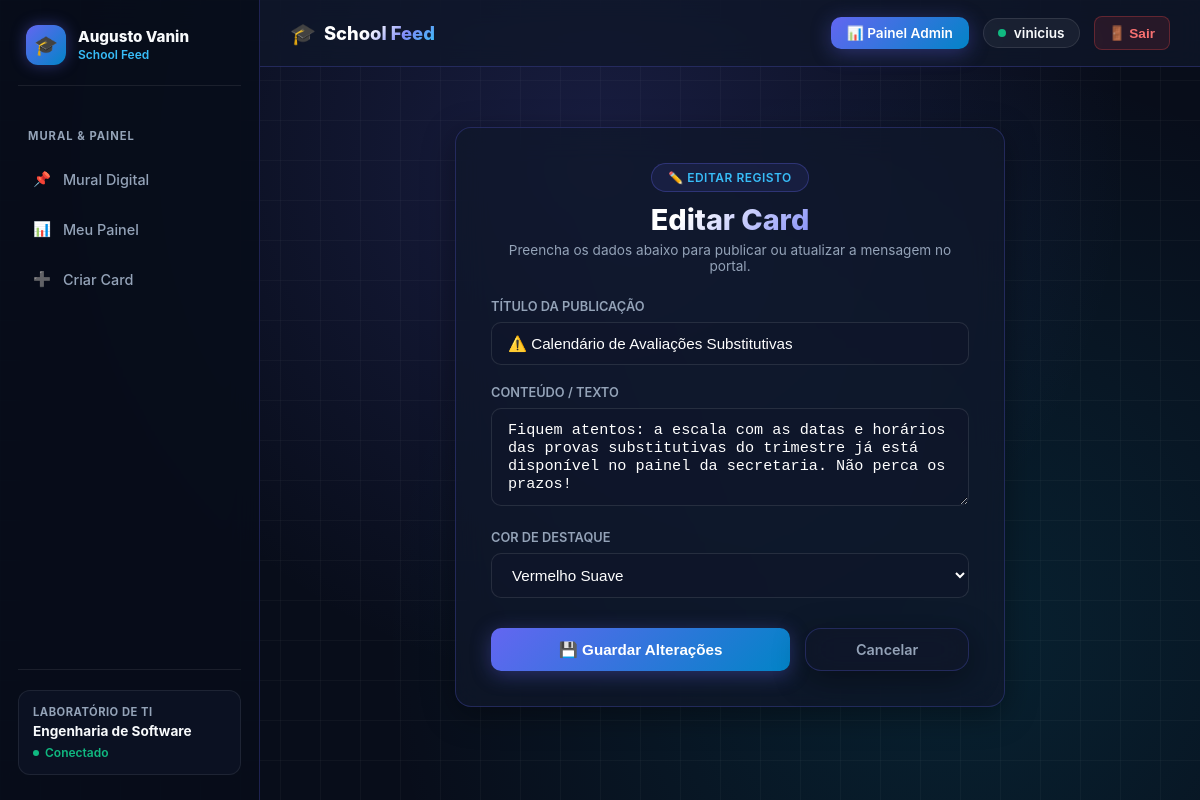
The app's page /editar/10/ (signed in) with its own data.
### mural/models.py (models this page shows, shortened)
class PostagemMural(models.Model):
    CORES_CHOICES = [
        ('#E3F2FD', 'Azul Suave'),
        ('#E8F5E9', 'Verde Suave'),
        ('#FFFDE7', 'Amarelo Suave'),
        ('#FFEBEE', 'Vermelho Suave'),
        ('#F3E5F5', 'Roxo Suave'),
    ]
    autor = models.ForeignKey(User, on_delete=models.CASCADE, verbose_name="Autor")
    titulo = models.CharField(max_length=100, verbose_name="Título do Card")
    conteudo = models.TextField(verbose_name="Conteúdo da Mensagem")
    cor_fundo = models.CharField(max_length=7, choices=CORES_CHOICES, default='#E3F2FD', verbose_name="Cor do Card")
    data_criacao = models.DateTimeField(auto_now_add=True, verbose_name="Data de Criação")
    class Meta:
        ordering = ['-data_criacao']
        verbose_name = "Postagem do Mural"
        verbose_name_plural = "Postagens do Mural"

### mural/views.py (the view)
# urls.py: path('editar/<int:pk>/', views.editar_post, name='editar_post'),
@login_required
def editar_post(request, pk):
    post = get_object_or_404(PostagemMural, pk=pk, autor=request.user)
    if request.method == 'POST':
        form = PostagemForm(request.POST, instance=post)
        if form.is_valid():
            form.save()
            messages.success(request, '✏️ Card atualizado com sucesso!')
            return redirect('mural_lista')
    else:
        form = PostagemForm(instance=post)
    return render(request, 'mural/mural_form.html', {
        'form': form,
        'titulo_pagina': 'Editar Card',
        'is_edit': True
    })

### mural/forms.py
class PostagemForm(forms.ModelForm):
    class Meta:
        model = PostagemMural
        fields = ['titulo', 'conteudo', 'cor_fundo']
        widgets = {
            'titulo': forms.TextInput(attrs={
                'class': 'glass-input',
                'placeholder': 'Título do seu post...'
            }),
            'conteudo': forms.Textarea(attrs={
                'class': 'glass-input',
                'rows': 4,
                'placeholder': 'Escreva a sua mensagem...'
            }),
            'cor_fundo': forms.Select(attrs={
                'class': 'glass-input'
            }),
        }

### templates/mural/mural_form.html (shortened to what this page needs)
{% extends 'base.html' %}
{% block content %}
<div style="max-width: 550px; margin: 30px auto;">
    <div class="glass-card" style="padding: 35px;">
        <div style="margin-bottom: 25px; text-align: center;">
            <div class="pill-badge" style="margin-bottom: 10px;">
                <span>{% if is_edit %}✏️ EDITAR REGISTO{% else %}📝 NOVO REGISTRO{% endif %}</span>
            </div>
            <h1 class="gradient-text" style="font-size: 1.8rem; font-weight: 800; margin: 0 0 5px 0;">
                {{ titulo_pagina }}
            </h1>
            <p style="color: var(--text-muted); font-size: 0.85rem; margin: 0;">
                Preencha os dados abaixo para publicar ou atualizar a mensagem no portal.
            </p>
        </div>
        <form method="post">
            <div style="margin-bottom: 20px;">
                <label style="display: block; color: var(--text-muted); font-size: 0.8rem; font-weight: 600; margin-bottom: 8px; text-transform: uppercase;">
                    Título da Publicação
                </label>
                {{ form.titulo }}
            </div>
            <div style="margin-bottom: 20px;">
                <label style="display: block; color: var(--text-muted); font-size: 0.8rem; font-weight: 600; margin-bottom: 8px; text-transform: uppercase;">
                    Conteúdo / Texto
                </label>
                {{ form.conteudo }}
            </div>
            <div style="margin-bottom: 30px;">
                <label style="display: block; color: var(--text-muted); font-size: 0.8rem; font-weight: 600; margin-bottom: 8px; text-transform: uppercase;">
                    Cor de Destaque
                </label>
                {{ form.cor_fundo }}
            </div>
            <div style="display: flex; gap: 15px;">
                <button type="submit" class="btn-gradient" style="flex: 1; font-size: 0.95rem; padding: 12px;">
                    💾 {% if is_edit %}Guardar Alterações{% else %}Publicar Card{% endif %}
                </button>
                <a href="{% url 'mural_lista' %}" class="glass-card" style="flex: 0.5; text-align: center; padding: 12px; color: var(--text-muted); text-decoration: none; font-size: 0.9rem; font-weight: 600; display: inline-block;">
                    Cancelar
                </a>
            </div>
        </form>
    </div>
</div>
{% endblock %}

### templates/components/_topbar.html (shortened to what this page needs)
<header style="display: flex; justify-content: space-between; align-items: center; padding: 16px 30px; background: rgba(15, 23, 42, 0.75); backdrop-filter: blur(12px); border-bottom: 1px solid var(--border-glow); margin-bottom: 30px;">
    <div style="display: flex; align-items: center; gap: 12px;">
        <a href="{% url 'mural_publico' %}" style="text-decoration: none; color: var(--text-light); font-weight: 800; font-size: 1.15rem; display: flex; align-items: center; gap: 8px;">
            <span style="font-size: 1.3rem;">🎓</span>
            <span class="gradient-text">School Feed</span>
        </a>
    </div>
    <div style="display: flex; align-items: center; gap: 14px;">
        {% if user.is_authenticated %}
            <a href="{% url 'mural_lista' %}" class="btn-gradient" style="padding: 8px 16px; font-size: 0.85rem; text-decoration: none; display: flex; align-items: center; gap: 6px; font-weight: 600;">
                📊 Painel Admin
            </a>
            <div style="display: flex; align-items: center; gap: 8px; background: rgba(255, 255, 255, 0.05); padding: 6px 14px; border-radius: 20px; border: 1px solid rgba(255, 255, 255, 0.1);">
                <span style="width: 8px; height: 8px; background-color: #10b981; border-radius: 50%; display: inline-block;"></span>
                <span style="font-size: 0.85rem; color: var(--text-light); font-weight: 600;">{{ user.username }}</span>
            </div>
            <form action="{% url 'logout' %}" method="post" style="display: inline; margin: 0;">
                <button type="submit" style="background: rgba(239, 68, 68, 0.12); color: #f87171; border: 1px solid rgba(239, 68, 68, 0.3); padding: 8px 14px; border-radius: 8px; font-size: 0.85rem; font-weight: 600; cursor: pointer; transition: all 0.2s ease;">
                    🚪 Sair
                </button>
            </form>
        {% else %}
            <a href="{% url 'login' %}" class="btn-gradient" style="padding: 8px 20px; font-size: 0.85rem; text-decoration: none; font-weight: 600;">
                🔑 Entrar
            </a>
        {% endif %}
    </div>
</header>

### static/css/style.css (style rules this page uses)
:root { --bg-dark: #080d1a; --card-bg: rgba(15, 23, 42, 0.75); --border-glow: rgba(99, 102, 241, 0.25); --border-hover: rgba(56, 189, 248, 0.5); --text-light: #f8fafc; --text-muted: #94a3b8; --gradient-primary: linear-gradient(135deg, #6366f1 0%, #0284c7 100%); --gradient-hover: linear-gradient(135deg, #4f46e5 0%, #0369a1 100%); --gradient-text: linear-gradient(135deg, #ffffff 40%, #818cf8 70%, #38bdf8 100%); }
body { background-color: var(--bg-dark); background-image: radial-gradient(circle at 50% 20%, rgba(99, 102, 241, 0.18) 0%, transparent 60%), radial-gradient(circle at 80% 80%, rgba(6, 182, 212, 0.12) 0%, transparent 50%), linear-gradient(rgba(255, 255, 255, 0.03) 1px, transparent 1px), linear-gradient(90deg, rgba(255, 255, 255, 0.03) 1px, transparent 1px); background-size: 100% 100%, 100% 100%, 40px 40px, 40px 40px; color: var(--text-light); font-family: 'Inter', -apple-system, sans-serif; margin: 0; min-height: 100vh; }
.gradient-text { background: var(--gradient-text); -webkit-background-clip: text; -webkit-text-fill-color: transparent; }
.pill-badge { display: inline-flex; align-items: center; gap: 8px; background: rgba(99, 102, 241, 0.1); border: 1px solid rgba(99, 102, 241, 0.3); color: #38bdf8; padding: 6px 16px; border-radius: 20px; font-size: 0.75rem; font-weight: 600; letter-spacing: 0.5px; text-transform: uppercase; }
.glass-card { background: var(--card-bg); backdrop-filter: blur(16px); -webkit-backdrop-filter: blur(16px); border: 1px solid var(--border-glow); border-radius: 16px; box-shadow: 0 8px 32px 0 rgba(0, 0, 0, 0.37); transition: border-color 0.3s ease, box-shadow 0.3s ease; }
.btn-gradient { background: var(--gradient-primary); color: #ffffff; border: none; padding: 12px 24px; border-radius: 10px; font-weight: 600; font-size: 0.95rem; cursor: pointer; display: inline-flex; align-items: center; justify-content: center; gap: 8px; transition: all 0.3s ease; box-shadow: 0 4px 20px rgba(99, 102, 241, 0.35); text-decoration: none; }
.glass-input { width: 100%; background: rgba(15, 23, 42, 0.6); border: 1px solid rgba(255, 255, 255, 0.1); color: #ffffff; padding: 12px 16px; border-radius: 10px; font-size: 0.95rem; box-sizing: border-box; transition: all 0.3s ease; }

### records on screen
PostagemMural: titulo "⚠️ Calendário de Avaliações Substitutivas", conteudo "Fiquem atentos: a escala com as datas e horários das provas substitutivas do trimestre já está disponível no painel da secretaria. Não perca os prazos!", cor_fundo "Vermelho Suave"

### other values on screen
{{ user.username }} "vinicius"
{{ titulo_pagina }} "Editar Card"
